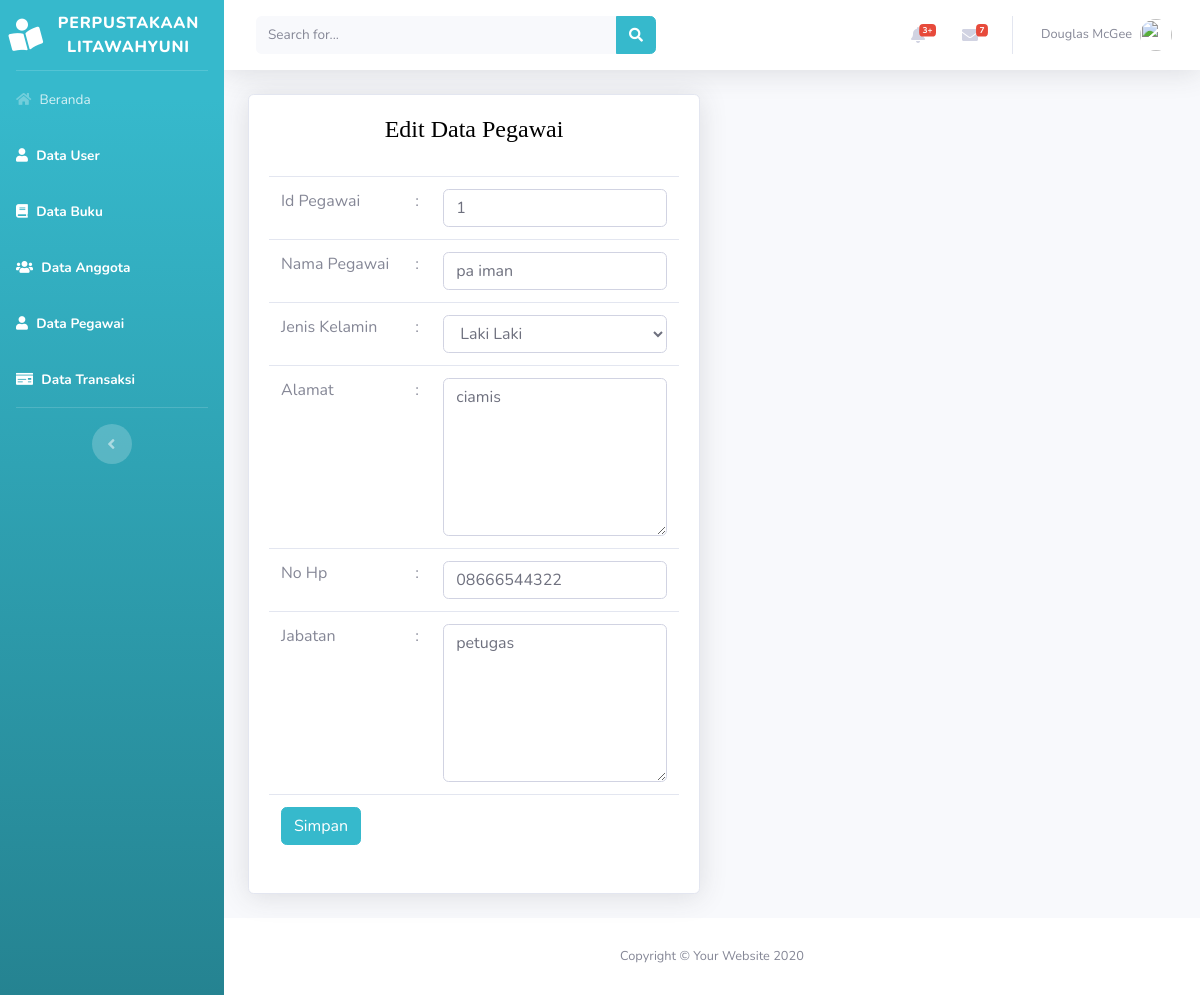
Page /beranda.php?page=pegawai&aksi=edit&id=1 on the committed database.
### tables this page shows
CREATE TABLE `tabel_pegawai` (
  `id_pegawai` int(5) NOT NULL,
  `nama_pegawai` varchar(50) NOT NULL,
  `jenis_kelamin` enum('l','p') NOT NULL,
  `alamat` text NOT NULL,
  `no_hp` varchar(20) NOT NULL,
  `jabatan` varchar(30) NOT NULL
);

### views/pegawai/editpegawai.php (the view, shortened to what this page needs)
<?php
    @$id = $_GET['id'];
    $sql    = "select * from tabel_pegawai where id_pegawai=$id";
    $show   = $database->query($sql);
    $hasil  = mysqli_fetch_assoc($show);
?>
<div class="container-fluid">
    <div class="row">
        <div class="col-lg-6">
            <div class="card shadow mb-4">
                <div class="card-body">
                    <div class="table-responsive">
                    <h4 align="center"><font color="black" face="fantasy">Edit Data Pegawai</font></h4>
                        <br>
                        <form action="model/pegawai/editpegawai.php" method="POST">
                            <table class="table">
                                <tr>
                                    <td> Id Pegawai</td>
                                    <td>:</td>
                                    <td><input type="text"  class="form-control" name="id_pegawai" id="id_pegawai" value="<?php echo $hasil['id_pegawai']?>"></input></td>
                                </tr>
                                <tr>
                                    <td>Nama Pegawai</td>
                                    <td>:</td>
                                    <td><input type="text"  class="form-control" name="nama_pegawai" id="nama_pegawai" value="<?php echo $hasil['nama_pegawai']?>"></input></td>
                                </tr>
                                <tr>
                                    <td>Jenis Kelamin</td>
                                    <td>:</td>
                                    <td>
                                        <select class="form-control" name="jenis_kelamin" id="jenis_kelamin">
                                            <option value="l">Laki Laki</option>
                                        </select>
                                    </td>
                                </tr>
                                <tr>
                                    <td>Alamat</td>
                                    <td>:</td>
                                    <td><textarea class="form-control" name="alamat" id="alamat" cols="10" rows="6"><?php echo $hasil['alamat']?></textarea></td>
                                </tr>
                                <tr>
                                    <td>No Hp</td>
                                    <td>:</td>
                                    <td><input type="text"  class="form-control" name="no_hp" id="no_hp" value="<?php echo $hasil['no_hp']?>"></input></td>
                                </tr>
                                <tr>
                                    <td>Jabatan</td>
                                    <td>:</td>
                                    <td><textarea class="form-control" name="jabatan" id="jabatan" cols="10" rows="6"><?php echo $hasil['jabatan']?></textarea></td>
                                </tr>
                                <tr>
                                    <td colspan="3">
                                        <input type="submit" class="btn btn-info" value="Simpan">
                                    </td>
                                </tr>
                            </table>
                        </form>
                    </div>
                </div>
            </div>
        </div>
    </div>
</div>

### rows in the picture
tabel_pegawai: id_pegawai "1", nama_pegawai "pa iman", alamat "ciamis", no_hp "08666544322", jabatan "petugas"
